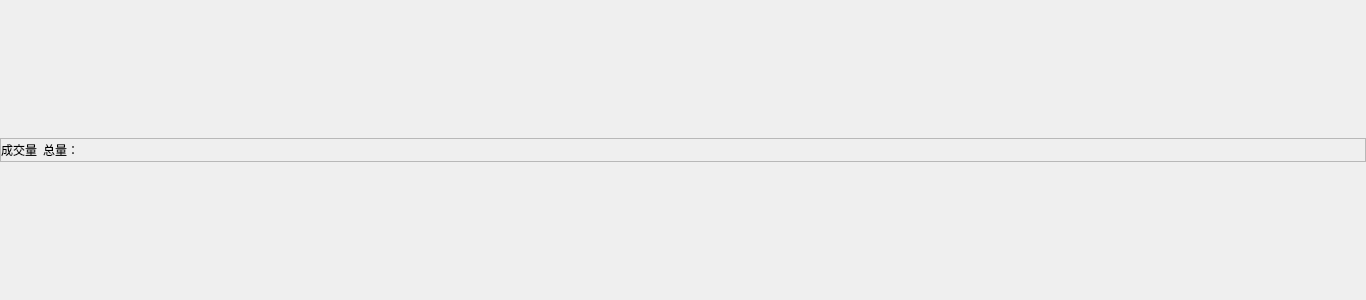
<?xml version="1.0" encoding="UTF-8"?>
<ui version="4.0">
 <class>VolumeWidget</class>
 <widget class="QWidget" name="VolumeWidget">
  <property name="geometry">
   <rect>
    <x>0</x>
    <y>0</y>
    <width>1366</width>
    <height>300</height>
   </rect>
  </property>
  <property name="windowTitle">
   <string>Form</string>
  </property>
  <layout class="QVBoxLayout" name="verticalLayout">
   <property name="spacing">
    <number>3</number>
   </property>
   <property name="leftMargin">
    <number>0</number>
   </property>
   <property name="topMargin">
    <number>0</number>
   </property>
   <property name="rightMargin">
    <number>0</number>
   </property>
   <property name="bottomMargin">
    <number>0</number>
   </property>
   <item>
    <widget class="QFrame" name="frame_title">
     <property name="minimumSize">
      <size>
       <width>0</width>
       <height>24</height>
      </size>
     </property>
     <property name="maximumSize">
      <size>
       <width>16777215</width>
       <height>24</height>
      </size>
     </property>
     <property name="frameShape">
      <enum>QFrame::StyledPanel</enum>
     </property>
     <property name="frameShadow">
      <enum>QFrame::Raised</enum>
     </property>
     <layout class="QHBoxLayout" name="horizontalLayout">
      <property name="leftMargin">
       <number>0</number>
      </property>
      <property name="topMargin">
       <number>0</number>
      </property>
      <property name="rightMargin">
       <number>0</number>
      </property>
      <property name="bottomMargin">
       <number>0</number>
      </property>
      <item>
       <widget class="QLabel" name="label_volume">
        <property name="text">
         <string>成交量</string>
        </property>
       </widget>
      </item>
      <item>
       <widget class="QLabel" name="label_total_volume">
        <property name="text">
         <string>总量：</string>
        </property>
       </widget>
      </item>
      <item>
       <spacer name="horizontalSpacer">
        <property name="orientation">
         <enum>Qt::Horizontal</enum>
        </property>
        <property name="sizeHint" stdset="0">
         <size>
          <width>40</width>
          <height>20</height>
         </size>
        </property>
       </spacer>
      </item>
     </layout>
    </widget>
   </item>
  </layout>
 </widget>
 <resources/>
 <connections/>
</ui>
